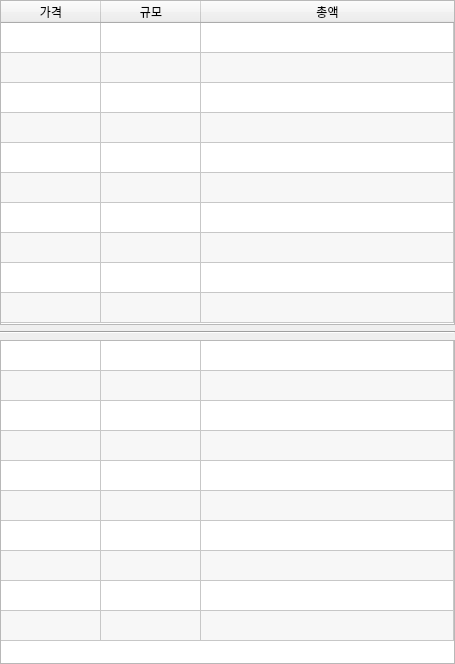
<?xml version="1.0" encoding="UTF-8"?>
<ui version="4.0">
 <class>Form</class>
 <widget class="QWidget" name="Form">
  <property name="geometry">
   <rect>
    <x>0</x>
    <y>0</y>
    <width>455</width>
    <height>664</height>
   </rect>
  </property>
  <property name="windowTitle">
   <string>Form</string>
  </property>
  <layout class="QVBoxLayout" name="verticalLayout">
   <property name="leftMargin">
    <number>0</number>
   </property>
   <property name="topMargin">
    <number>0</number>
   </property>
   <property name="rightMargin">
    <number>0</number>
   </property>
   <property name="bottomMargin">
    <number>0</number>
   </property>
   <item>
    <widget class="QTableWidget" name="tableAsks">
     <property name="sizePolicy">
      <sizepolicy hsizetype="Minimum" vsizetype="Minimum">
       <horstretch>0</horstretch>
       <verstretch>0</verstretch>
      </sizepolicy>
     </property>
     <property name="minimumSize">
      <size>
       <width>400</width>
       <height>0</height>
      </size>
     </property>
     <property name="verticalScrollBarPolicy">
      <enum>Qt::ScrollBarAlwaysOff</enum>
     </property>
     <property name="horizontalScrollBarPolicy">
      <enum>Qt::ScrollBarAlwaysOff</enum>
     </property>
     <property name="sizeAdjustPolicy">
      <enum>QAbstractScrollArea::AdjustIgnored</enum>
     </property>
     <property name="autoScroll">
      <bool>false</bool>
     </property>
     <property name="tabKeyNavigation">
      <bool>false</bool>
     </property>
     <property name="showDropIndicator" stdset="0">
      <bool>false</bool>
     </property>
     <property name="dragDropOverwriteMode">
      <bool>false</bool>
     </property>
     <property name="alternatingRowColors">
      <bool>true</bool>
     </property>
     <property name="rowCount">
      <number>10</number>
     </property>
     <property name="columnCount">
      <number>3</number>
     </property>
     <attribute name="horizontalHeaderStretchLastSection">
      <bool>true</bool>
     </attribute>
     <attribute name="verticalHeaderVisible">
      <bool>false</bool>
     </attribute>
     <row/>
     <row/>
     <row/>
     <row/>
     <row/>
     <row/>
     <row/>
     <row/>
     <row/>
     <row/>
     <column>
      <property name="text">
       <string>가격</string>
      </property>
     </column>
     <column>
      <property name="text">
       <string>규모</string>
      </property>
     </column>
     <column>
      <property name="text">
       <string>총액</string>
      </property>
     </column>
    </widget>
   </item>
   <item>
    <widget class="Line" name="line">
     <property name="orientation">
      <enum>Qt::Horizontal</enum>
     </property>
    </widget>
   </item>
   <item>
    <widget class="QTableWidget" name="tableBids">
     <property name="sizePolicy">
      <sizepolicy hsizetype="Minimum" vsizetype="Minimum">
       <horstretch>0</horstretch>
       <verstretch>0</verstretch>
      </sizepolicy>
     </property>
     <property name="minimumSize">
      <size>
       <width>400</width>
       <height>0</height>
      </size>
     </property>
     <property name="verticalScrollBarPolicy">
      <enum>Qt::ScrollBarAlwaysOff</enum>
     </property>
     <property name="horizontalScrollBarPolicy">
      <enum>Qt::ScrollBarAlwaysOff</enum>
     </property>
     <property name="sizeAdjustPolicy">
      <enum>QAbstractScrollArea::AdjustIgnored</enum>
     </property>
     <property name="autoScroll">
      <bool>false</bool>
     </property>
     <property name="tabKeyNavigation">
      <bool>false</bool>
     </property>
     <property name="showDropIndicator" stdset="0">
      <bool>false</bool>
     </property>
     <property name="dragDropOverwriteMode">
      <bool>false</bool>
     </property>
     <property name="alternatingRowColors">
      <bool>true</bool>
     </property>
     <property name="showGrid">
      <bool>true</bool>
     </property>
     <property name="wordWrap">
      <bool>true</bool>
     </property>
     <property name="cornerButtonEnabled">
      <bool>true</bool>
     </property>
     <property name="rowCount">
      <number>10</number>
     </property>
     <property name="columnCount">
      <number>3</number>
     </property>
     <attribute name="horizontalHeaderVisible">
      <bool>false</bool>
     </attribute>
     <attribute name="horizontalHeaderStretchLastSection">
      <bool>true</bool>
     </attribute>
     <attribute name="verticalHeaderVisible">
      <bool>false</bool>
     </attribute>
     <row/>
     <row/>
     <row/>
     <row/>
     <row/>
     <row/>
     <row/>
     <row/>
     <row/>
     <row/>
     <column/>
     <column/>
     <column/>
    </widget>
   </item>
  </layout>
 </widget>
 <resources/>
 <connections/>
</ui>
